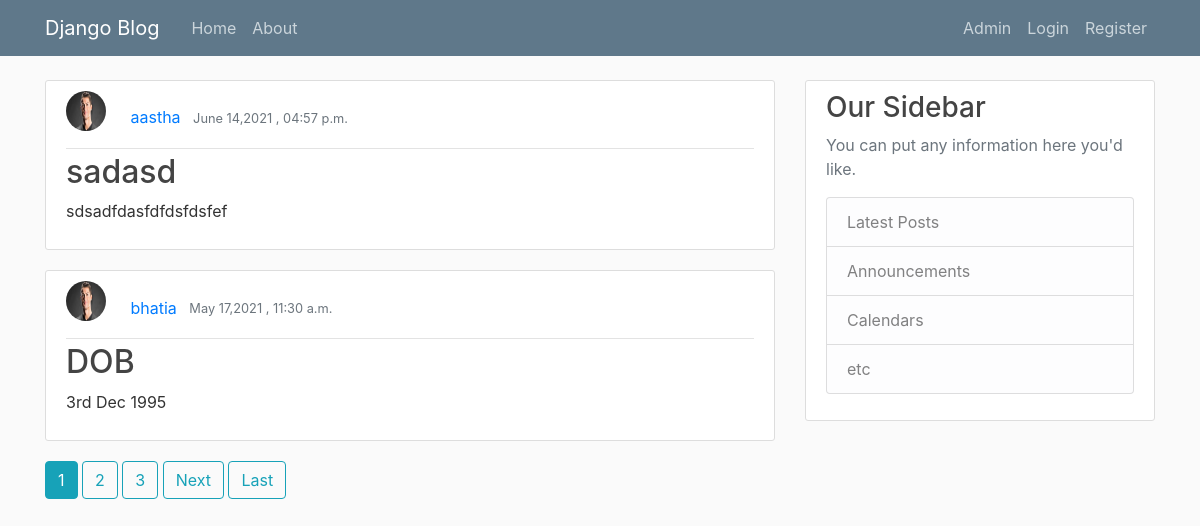
The page / on the database its author committed.
### blog/models.py (models this page shows, shortened)
class Post(models.Model):
    title= models.CharField(max_length=100)
    content = models.TextField()
    date_posted = models.DateTimeField(default=timezone.now)
    author= models.ForeignKey(User, on_delete=models.CASCADE)

### user/models.py (models this page shows, shortened)
class Profile(models.Model):
    user = models.OneToOneField(User, on_delete=models.CASCADE)
    image = models.ImageField(default='default.jpg', upload_to ='profile_pics')

### blog/views.py (the view)
# urls.py: path('', PostListView.as_view(), name = 'blog-home'),
class PostListView(ListView):
    model = Post
    template_name = 'blog/home.html'
    context_object_name =  'posts'
    ordering = ['-date_posted']
    paginate_by = 2

### blog/templates/blog/home.html (shortened to what this page needs)
{% extends 'blog/base.html' %}
{% block content %}
 {% for post in posts %}
     <article class="media content-section">
    <div class="media-body">
      <div class="article-metadata">
      <img style = 'width:40px; height:40px' src="{{ post.author.profile.image.url }}" class="rounded-circle account-img">
        <a class="mr-2" href="{% url 'user-posts' post.author.username %}">{{ post.author }}</a>
        <small class="text-muted">{{ post.date_posted|date:"F d,Y , h:i a" }}</small>
      </div>
      <h2><a class="article-title" href="{% url 'post-detail' post.id %}">{{ post.title }}</a></h2>
      <p class="article-content">{{ post.content }}</p>
    </div>
    </article>
 {% endfor %}
 {% if is_paginated %}
    {% for num in page_obj.paginator.page_range %}
      {% if page_obj.number == num %}
      <a class = 'btn btn-info mb-4' href = '?page={{ num }}'>{{ num }}</a>
      {% elif num > page_obj.number|add:'-3' and num < page_obj.number|add:'3' %}
      <a class = 'btn btn-outline-info mb-4' href = '?page={{ num }}'>{{ num }}</a>
      {% endif %}
    {% endfor %}
    {% if page_obj.has_next %}
      <a class = 'btn btn-outline-info mb-4' href = '?page={{ page_obj.next_page_number }}'>Next</a>
      <a class = 'btn btn-outline-info mb-4' href = '?page={{ page_obj.paginator.num_pages }}'>Last</a>
    {% endif %}
 {% endif %}
{% endblock content %}

### blog/static/blog/main.css (style rules this page uses)
body { background: #fafafa; color: #333333; margin-top: 5rem; }
h1, h2, h3, h4, h5, h6 { color: #444444; }
.content-section { background: #ffffff; padding: 10px 20px; border: 1px solid #dddddd; border-radius: 3px; margin-bottom: 20px; }
.article-title { color: #444444; }
.article-content { white-space: pre-line; }
.article-metadata { padding-bottom: 1px; margin-bottom: 4px; border-bottom: 1px solid #e3e3e3 }
.account-img { height: 125px; width: 125px; margin-right: 20px; margin-bottom: 16px; }

### rows shown on the page
Post: author.profile.image (placeholder picture), author "aastha", date_posted "June 14,2021 , 04:57 p.m.", title "sadasd", content "sdsadfdasfdfdsfdsfef"
Post: author.profile.image (placeholder picture), author "bhatia", date_posted "May 17,2021 , 11:30 a.m.", title "DOB", content "3rd Dec 1995"

### other values the page prints
{{ num }} "1"
{{ num }} "2" "3"
